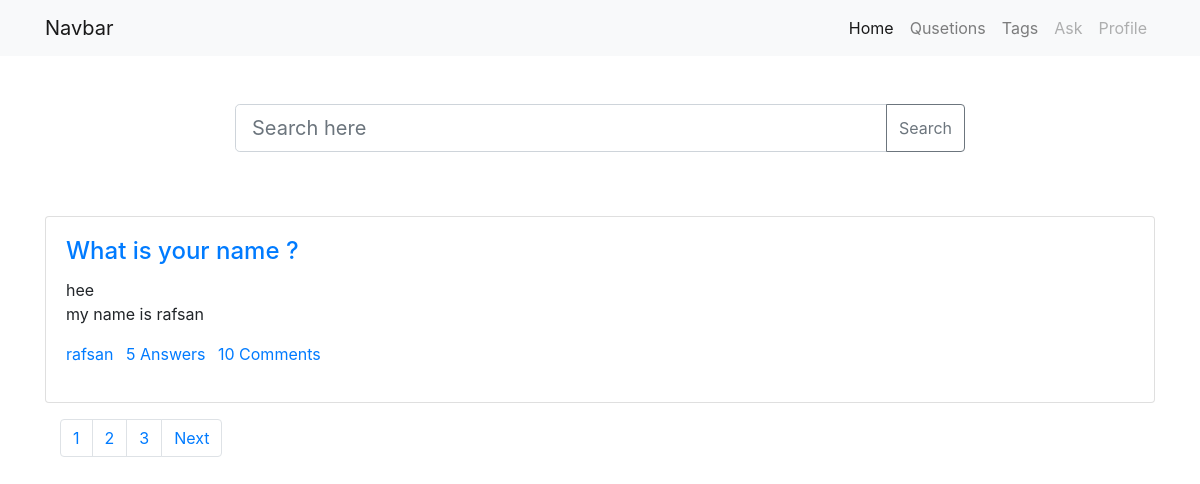
Before: / with the older database file.
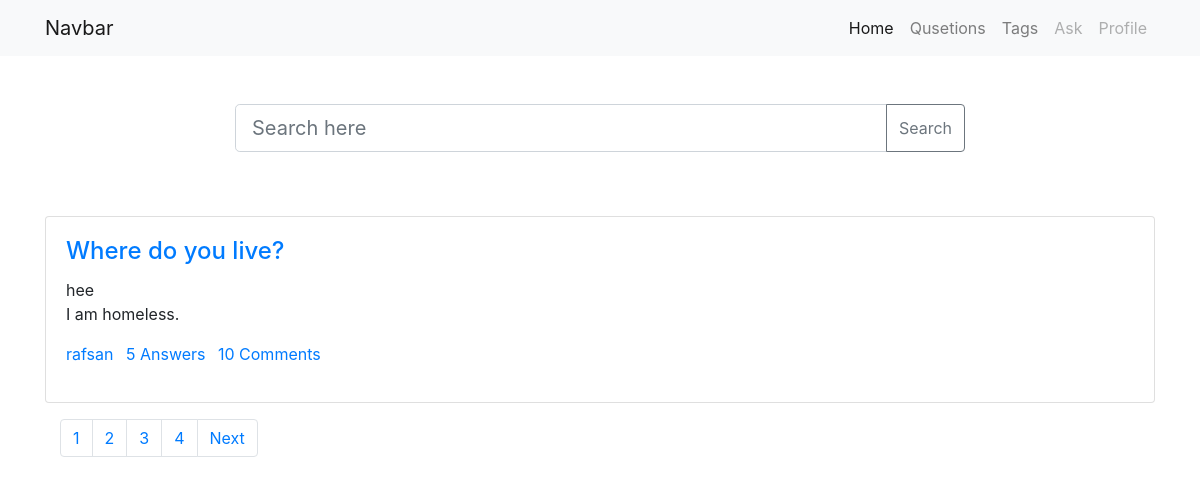
After: the same page with the newer database file.
### qa/models.py (models this page shows, shortened)
class Question(models.Model):
    user = models.ForeignKey(User,on_delete = models.CASCADE)
    title = models.CharField( max_length=300)
    detail =models.TextField()
    created_at = models.DateField(auto_now_add = True)

### qa/views.py (the view)
# urls.py: path('', views.home, name = 'home'),
def home(request):
    quest = Question.objects.all().order_by('-id')
    paginator = Paginator(quest, 1)
    page_num = request.GET.get('page', 1)
    quest = paginator.page(page_num)
    return render(request, 'home.html', {'quest': quest})

### qa/templates/home.html (shortened to what this page needs)
<!DOCTYPE html>
<html>
<head>
    <link rel="stylesheet" href="https://cdn.jsdelivr.net/npm/bootstrap@4.0.0/dist/css/bootstrap.min.css">
</head>
<body>
    <nav class="navbar navbar-expand-lg navbar-light bg-light">
        <div class="container">
            <a class="navbar-brand" href="#">Navbar</a>
            <div class="collapse navbar-collapse" id="navbarNav">
                <ul class="navbar-nav ml-auto">
                    <li class="nav-item active">
                        <a class="nav-link" href="#">Home</a>
                    </li>
                    <li class="nav-item">
                        <a class="nav-link" href="#">Qusetions</a>
                    </li>
                    <li class="nav-item">
                        <a class="nav-link" href="#">Tags</a>
                    </li>
                    <li class="nav-item">
                        <a class="nav-link disabled" href="#">Ask</a>
                    </li>
                    <li class="nav-item">
                        <a class="nav-link disabled" href="#">Profile</a>
                    </li>
                </ul>
            </div>
        </div>
    </nav>
    <div class="container py-5">
        <div class="row">
            <div class="col-md-8 offset-2">
                <div class="input-group mb-3">
                    <input type="text" class="form-control form-control-lg" placeholder="Search here" aria-label="Recipient's username" aria-describedby="basic-addon2">
                    <div class="input-group-append">
                      <button class="btn btn-outline-secondary" type="button">Search</button>
                    </div>
                </div>
            </div>
        </div>
    </div>
    <div class="container">
        {% for q in quest %}
        <div class="card mb-3">
            <div class="card-body">
                <h4 class="card-title"><a href="/detail/{{q.id}}">{{q.title}}</a></h4>
                </h6>hee</h6>
                <p class="card-text">{{q.detail}}</p>
                <p>
                    <a href="#" class="mr-2">{{q.user.username}}</a>
                    <a href="#" class="mr-2">5 Answers</a>
                    <a href="#" class="mr-2">10 Comments</a>
                </p>
            </div>
        </div>
        {% endfor %}
        <div class="container">
            <nav aria-label="Page navigation example">
                <ul class="pagination">
                    {% for i in quest.paginator.page_range %}
                    <li class="page-item {% if q.number == i %}active{% endif %}">
                        <a class="page-link" href="?page={{ i }}">{{ i }}</a>
                    </li>
                    {% endfor %}
                    {% if quest.has_next %}
                    <li class="page-item">
                        <a class="page-link" href="?page={{ quest.next_page_number }}">Next</a>
                    </li>
                    {% endif %}
                </ul>
            </nav>
        </div>
</body>
</html>

Changed rows visible on the page:
no longer on this page (row unchanged): Question: title "What is your name ?", detail "my name is rafsan", user.username "rafsan"
added Question: title "Where do you live?", detail "I am homeless.", user.username "rafsan"
Other visible differences:
new list line: "4"
